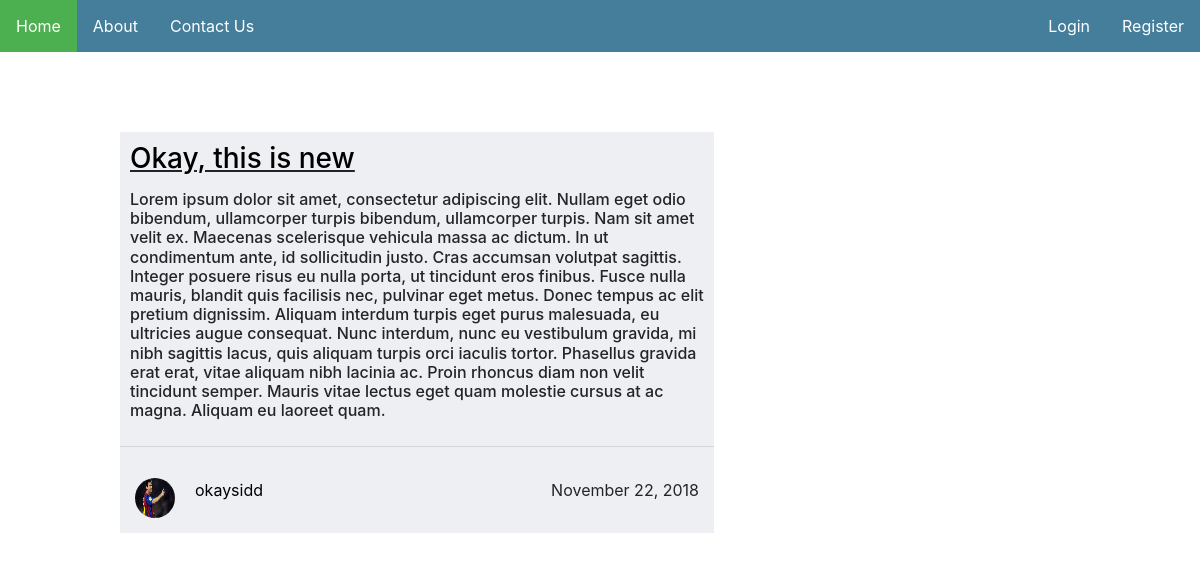
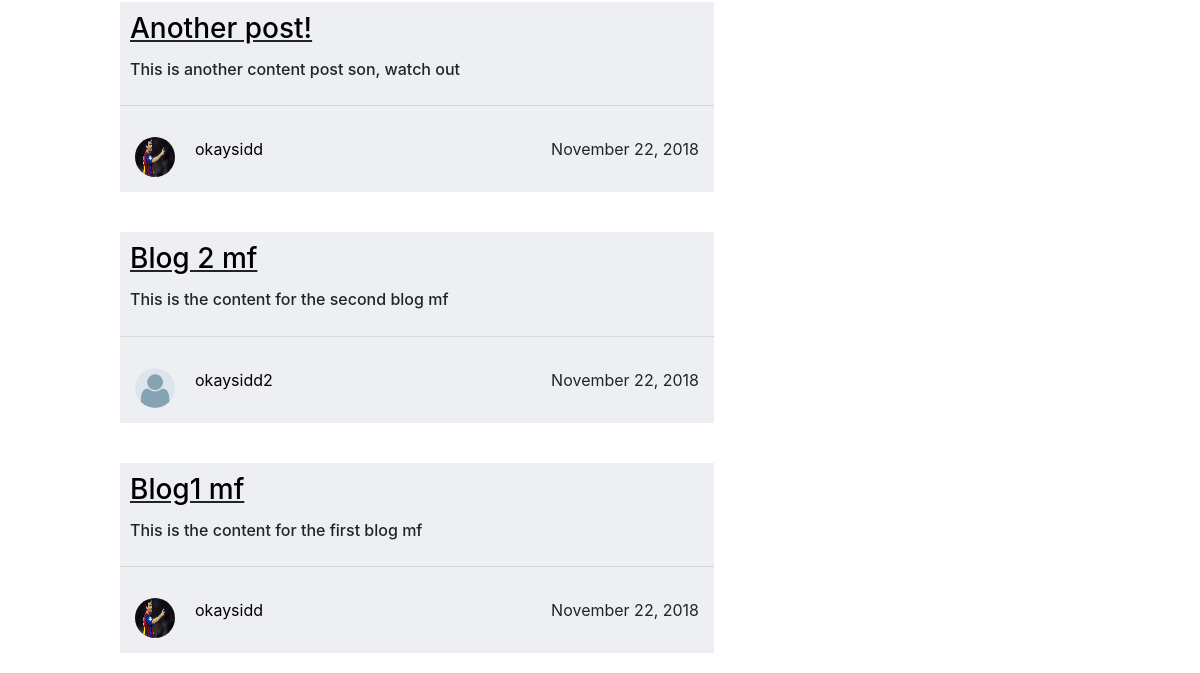
Before: / with the older database file (2 pictures, top to bottom).
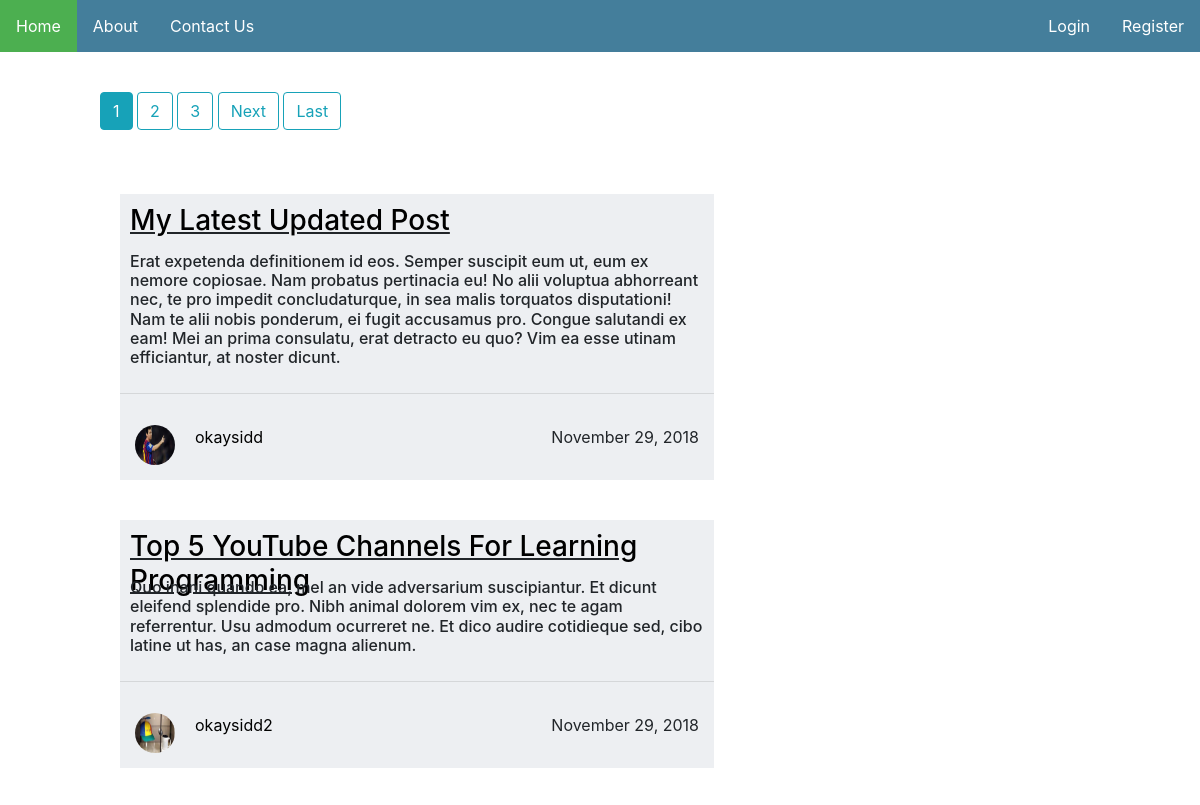
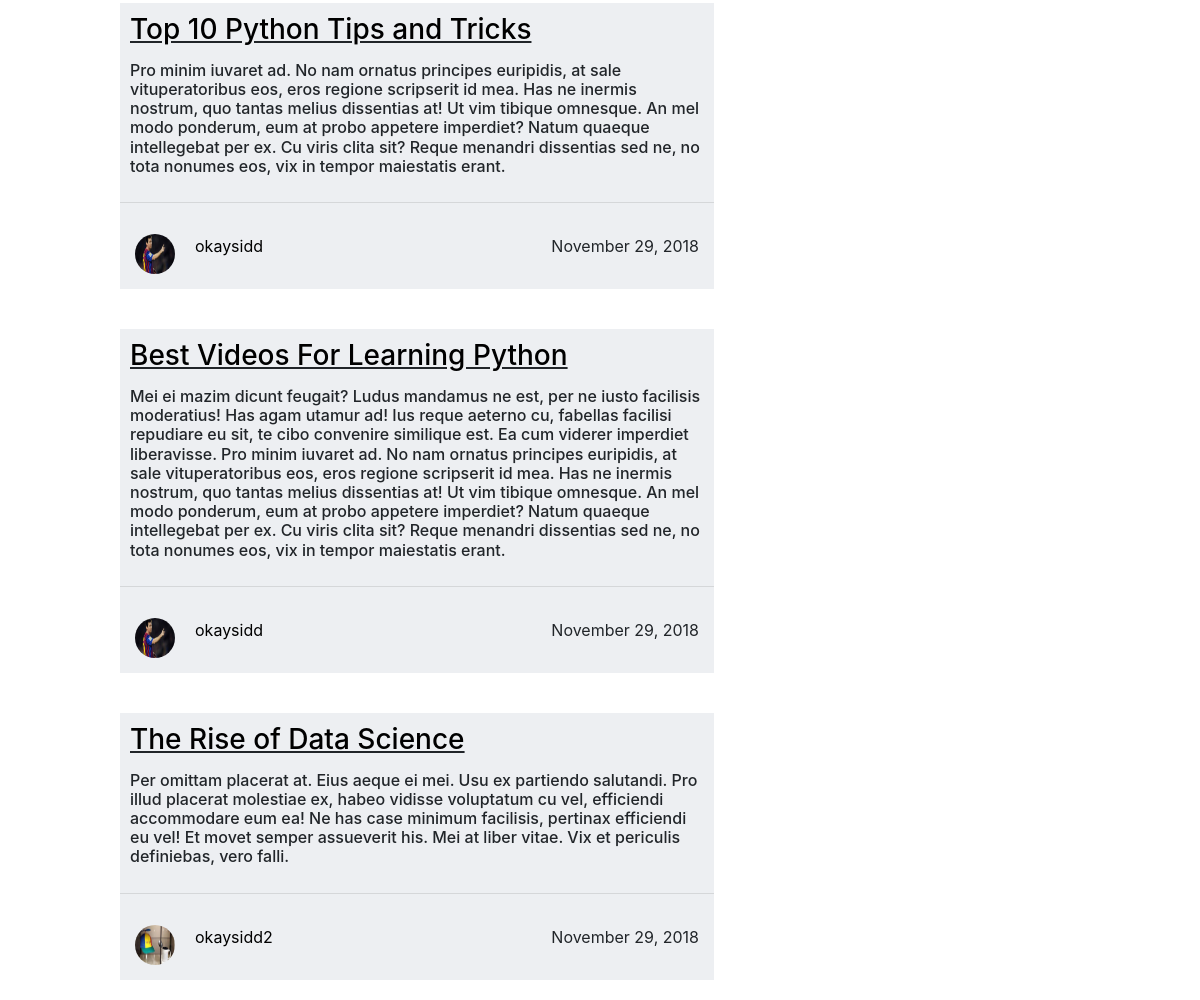
After: the same page with the newer database file (2 pictures, top to bottom).
### blog/models.py (models this page shows, shortened)
class Post(models.Model):
    title = models.CharField(max_length=100)
    content = models.TextField()
    date_posted = models.DateTimeField(auto_now_add=True)
    author = models.ForeignKey(User, on_delete=models.CASCADE)

### users/models.py (models this page shows, shortened)
class Profile(models.Model):
    user = models.OneToOneField(User, on_delete=models.CASCADE)
    image = models.ImageField(default='default.jpeg', upload_to='profile_pics')

### blog/views.py (the view)
# urls.py: path('', PostListView.as_view(), name='blog_home'),
class PostListView(ListView):
    model = Post
    template_name = 'blog/home.html'
    context_object_name = 'posts'
    ordering = ['-date_posted']
    paginate_by = 5

### blog/templates/blog/home.html (shortened to what this page needs)
{% extends "blog/base.html" %}
{% block content %}
	<div style="margin-left: 100px; margin-top: 40px; margin-bottom: 20px; width: 55%; float:left;">
		{% if is_paginated %}
			{% for num in page_obj.paginator.page_range %}
				{% if page_obj.number == num %}
					<a class="btn btn-info mb-4" href="?page={{ num }}">{{ num }}</a>
				{% elif num > page_obj.number|add:'-3' and num < page_obj.number|add:'3' %}
					<a class="btn btn-outline-info mb-4" href="?page={{ num }}">{{ num }}</a>
				{% endif %}
			{% endfor %}
			{% if page_obj.has_next %}
				<a class="btn btn-outline-info mb-4" href="?page={{ page_obj.next_page_number }}">Next</a>
				<a class="btn btn-outline-info mb-4" href="?page={{ page_obj.paginator.num_pages }}">Last</a>
			{% endif %}
		{% endif %}
	</div>
	{% for post in posts %}
		<div class="clearfix" style="margin-left: 100px; width: 55%; float:left;">
		  <div class="box" style="float:left; background-color:#edeff2; width: 90%;">
		    <h3 align="left" style="height: 40px;"><a style="color: black;" href="{% url 'post_detail' post.id %}">{{ post.title }}</a></h3>
		    <h6 style="font-size: 16px;">{{ post.content }}</h6>
		    <hr>
		    <div style="width: 100%; height: auto; overflow: hidden; padding: 15px">
		      <a href="{% url 'user_posts' post.author.username %}">
	              <img class="rounded-circle" style="float: left; width:40px; height:40px;" src="{{ post.author.profile.image.url }}">
	           </a>
            <div style="width: 65%; float: left; padding-left: 20px;">
                <a style="color: black;" href="{% url 'user_posts' post.author.username %}">{{ post.author }}</a>
            </div>
		      <div style="float: right;">{{ post.date_posted|date:'F d, Y' }}</div>
		    </div>
		  </div>
		</div>
	{% endfor %}
{% endblock content %}

### blog/templates/blog/base.html (shortened to what this page needs)
{% load static %}
<!DOCTYPE html>
<html>
<head>
	<link rel="stylesheet" href="https://stackpath.bootstrapcdn.com/bootstrap/4.1.3/css/bootstrap.min.css">
	<link rel="stylesheet" type="text/css" href="{% static 'blog/main.css' %}">
</head>
<body>
	<ul class="topnav">
        {% if user.is_authenticated %}
            <li><a class="active" href="/">Home</a></li>
            <li class="left btn-danger navbar-btn"><a href="{% url 'post_create' %}">Post new</a></li>
            <li><a href="{% url 'blog_about' %}">About</a></li>
            <li class="right"><a href="{% url 'profile' %}">Profile</a></li>
            <li class="right"><a href="{% url 'logout' %}">Logout</a></li>
        {% else %}
            <li><a class="active" href="/">Home</a></li>
            <li><a href="{% url 'blog_about' %}">About</a></li>
            <li class="right"><a href="{% url 'register' %}">Register</a></li>
            <li class="right glyphicon glyphicon-log-in"><a href="{% url 'login' %}">Login</a></li>
        {% endif %}
        <li><a target="_blank" href="{% url 'blog_contact' %}">Contact Us</a></li>
	</ul>
    <div>
	   {% block content %}	{% endblock %}
    </div>
</body>
</html>

### blog/static/blog/main.css (style rules this page uses)
body { margin: 0; }
ul.topnav { list-style-type: none; margin: 0; padding: 0; overflow: hidden; background-color: #447e9b; }
ul.topnav li { float: left; }
ul.topnav li a { display: block; color: white; text-align: center; padding: 14px 16px; text-decoration: none; }
ul.topnav li a.active { background-color: #4CAF50; }
ul.topnav li.right { float: right; }
* { box-sizing: border-box; }
.box { margin: 20px; float: left; }
.clearfix::after { content: ""; clear: none; display: table; margin: auto; padding: 10px; }
h3, p, h5, h6 { padding: 10px; }
h3 { text-decoration: underline; }

Changed rows visible on the page:
no longer on this page (row unchanged): Post: title "Okay, this is new", content "Lorem ipsum dolor sit amet, consectetur adipiscing elit. Nullam eget odio bibendum, ullamcorper turpis bibendum, ullamcorper turpis. Nam sit amet velit ex. Maecenas scelerisque vehicula massa ac dictum. In ut condimentum ante, id sollicitudin justo. Cras accumsan volutpat sagittis. Integer posuere risus eu nulla porta, ut tincidunt eros finibus. Fusce nulla mauris, blandit quis facilisis nec, pulvinar eget metus. Donec tempus ac elit pretium dignissim. Aliquam interdum turpis eget purus malesuada, eu ultricies augue consequat. Nunc interdum, nunc eu vestibulum gravida, mi nibh sagittis lacus, quis aliquam turpis orci iaculis tortor. Phasellus gravida erat erat, vitae aliquam nibh lacinia…", author.profile.image (picture), author "okaysidd", date_posted "November 22, 2018"
no longer on this page (row unchanged): Post: title "Another post!", content "This is another content post son, watch out", author.profile.image (picture), author "okaysidd", date_posted "November 22, 2018"
removed Post: title "Blog 2 mf", content "This is the content for the second blog mf", author.profile.image (placeholder picture), author "okaysidd2", date_posted "November 22, 2018"
no longer on this page (row unchanged): Post: title "Blog1 mf", content "This is the content for the first blog mf", author.profile.image (picture), author "okaysidd", date_posted "November 22, 2018"
added Post: title "My Latest Updated Post", content "Erat expetenda definitionem id eos. Semper suscipit eum ut, eum ex nemore copiosae. Nam probatus pertinacia eu! No alii voluptua abhorreant nec, te pro impedit concludaturque, in sea malis torquatos disputationi! Nam te alii nobis ponderum, ei fugit accusamus pro. Congue salutandi ex eam! Mei an prima consulatu, erat detracto eu quo? Vim ea esse utinam efficiantur, at noster dicunt.", author.profile.image (picture), author "okaysidd", date_posted "November 29, 2018"
added Post: title "Top 5 YouTube Channels For Learning Programming", content "Quo inani quando ea, mel an vide adversarium suscipiantur. Et dicunt eleifend splendide pro. Nibh animal dolorem vim ex, nec te agam referrentur. Usu admodum ocurreret ne. Et dico audire cotidieque sed, cibo latine ut has, an case magna alienum.", author.profile.image (picture), author "okaysidd2", date_posted "November 29, 2018"
added Post: title "Top 10 Python Tips and Tricks", content "Pro minim iuvaret ad. No nam ornatus principes euripidis, at sale vituperatoribus eos, eros regione scripserit id mea. Has ne inermis nostrum, quo tantas melius dissentias at! Ut vim tibique omnesque. An mel modo ponderum, eum at probo appetere imperdiet? Natum quaeque intellegebat per ex. Cu viris clita sit? Reque menandri dissentias sed ne, no tota nonumes eos, vix in tempor maiestatis erant.", author.profile.image (picture), author "okaysidd", date_posted "November 29, 2018"
added Post: title "Best Videos For Learning Python", content "Mei ei mazim dicunt feugait? Ludus mandamus ne est, per ne iusto facilisis moderatius! Has agam utamur ad! Ius reque aeterno cu, fabellas facilisi repudiare eu sit, te cibo convenire similique est. Ea cum viderer imperdiet liberavisse. Pro minim iuvaret ad. No nam ornatus principes euripidis, at sale vituperatoribus eos, eros regione scripserit id mea. Has ne inermis nostrum, quo tantas melius dissentias at! Ut vim tibique omnesque. An mel modo ponderum, eum at probo appetere imperdiet? Natum quaeque intellegebat per ex. Cu viris clita sit? Reque menandri dissentias sed ne, no tota nonumes eos, vix in tempor maiestatis erant.", author.profile.image (picture), author "okaysidd", date_posted "November 29, 2018"
added Post: title "The Rise of Data Science", content "Per omittam placerat at. Eius aeque ei mei. Usu ex partiendo salutandi. Pro illud placerat molestiae ex, habeo vidisse voluptatum cu vel, efficiendi accommodare eum ea! Ne has case minimum facilisis, pertinax efficiendi eu vel! Et movet semper assueverit his. Mei at liber vitae. Vix et periculis definiebas, vero falli.", author.profile.image (picture), author "okaysidd2", date_posted "November 29, 2018"
Other visible differences:
new list line: "1"
new list line: "2"
new list line: "3"
text now shown: "Next Last"
